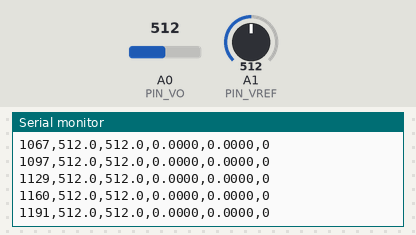
The sketch below on a simulated Arduino Uno, built with avr-gcc and run on an emulated ATmega328P. Shown: the last lines printed to the serial monitor. The inputs (shaded band) are chosen by the test bench; at power-on: A0 (PIN_VO) = 512, A1 (PIN_VREF) = 512.

Above: at 1.2 s.
1.3 s: A0 (PIN_VO) set to 9
At 1.8 s:
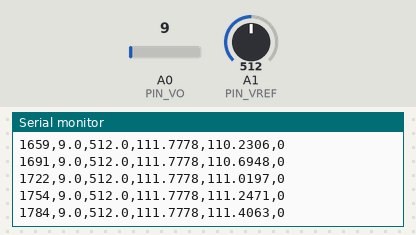
2.8 s: A0 (PIN_VO) set to 6
At 3.3 s:
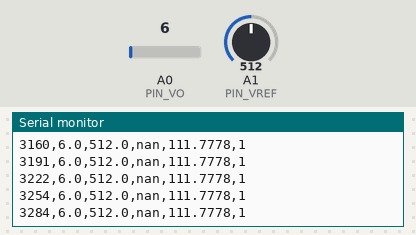
Timing chart, 0 to 5.8 s (numbered marks = the images above; inputs shaded):
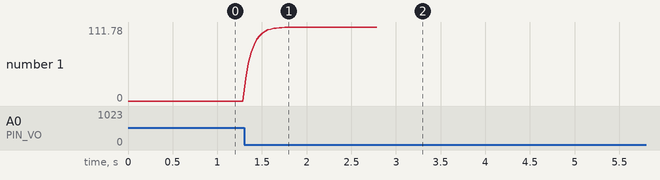

The sketch:

eda_logger.ino
```cpp
/*
  EDA logger for the auto-bias front end in Poh, Swenson & Picard, IEEE TBME 2010 (Fig. 10a).

  Wiring (3.3 V board assumed):
    Vo  (op-amp pin 1)               -> PIN_VO
    Vcc/2 node (divider, pin 5)      -> PIN_VREF   (optional, see USE_VREF_CHANNEL)
    GND of the circuit               -> board GND
    3.3 V rail of the circuit        -> board 3V3

  Math (derived from the circuit at DC, ideal op-amps; not stated in the paper):
    Vo = Vcc / (2 + G*R1)   ->   G = (Vcc/Vo - 2) / R1
  With the Vcc/2 node measured on a second channel, Vcc/Vo = 2*ref/Vo, so
    G = 2*(ref/Vo - 1) / R1
  and the ADC reference voltage drops out of the calculation entirely.

  Output: CSV at SAMPLE_HZ over Serial at 115200 baud.
    ms, adc_vo, adc_ref, G_uS_raw, G_uS_filtered, status
  status: 0 = ok, 1 = Vo reading too low (conductance above the usable range)
*/

// ---------------- Pins ----------------
#define PIN_VO   A0
#define PIN_VREF A1          // Vcc/2 reference node
#define USE_VREF_CHANNEL 1   // 1: ratiometric using PIN_VREF (recommended). 0: assume ADC reference == Vcc.

// ---------------- Circuit constants ----------------
const float R1_OHMS = 1.0e6f;   // measure your actual R1 with a multimeter and enter it here

// ---------------- Sampling ----------------
const uint16_t SAMPLE_HZ  = 32;   // the paper used 32 Hz
const uint8_t  OVERSAMPLE = 16;   // readings averaged per sample, reduces ADC noise
const float    EMA_ALPHA  = 0.3f; // software smoothing, 1.0 = off. Hardware already low-passes at ~1.6 Hz.

// ---------------- Calibration (see notes) ----------------
// G_reported = CAL_GAIN * G_computed + CAL_OFFSET_US
const float CAL_GAIN      = 1.0f;
const float CAL_OFFSET_US = 0.0f;

// ---------------- ADC setup ----------------
#if defined(ARDUINO_ARCH_AVR)
  const uint8_t ADC_BITS = 10;   // classic Uno/Nano: 10-bit
#else
  const uint8_t ADC_BITS = 12;   // nRF52, SAMD, RP2040, ESP32, etc.
#endif
const uint16_t ADC_MAX = (1u << ADC_BITS) - 1;
const uint16_t LOW_COUNT_LIMIT = 8;   // Vo below this many counts is treated as out of range

static float readAveraged(uint8_t pin) {
  (void)analogRead(pin);              // throwaway read lets the ADC input settle after a mux change
  uint32_t sum = 0;
  for (uint8_t i = 0; i < OVERSAMPLE; i++) sum += analogRead(pin);
  return (float)sum / OVERSAMPLE;
}

static uint32_t nextTickUs;
static float    filtered = NAN;

void setup() {
  Serial.begin(115200);
  while (!Serial && millis() < 3000) {}   // wait briefly for USB serial boards

#if defined(ARDUINO_ARCH_AVR)
  // On an Uno/Nano, feed 3.3 V to the AREF pin and use it as the reference
  // so the ADC range matches the 3.3 V circuit.
  analogReference(EXTERNAL);
#else
  analogReadResolution(ADC_BITS);
#endif

  Serial.println(F("ms,adc_vo,adc_ref,G_uS_raw,G_uS_filtered,status"));
  nextTickUs = micros();
}

void loop() {
  // fixed-rate timing, robust to micros() rollover
  if ((int32_t)(micros() - nextTickUs) < 0) return;
  nextTickUs += 1000000UL / SAMPLE_HZ;

  float cVo = readAveraged(PIN_VO);

#if USE_VREF_CHANNEL
  float cRef = readAveraged(PIN_VREF);
#else
  float cRef = ADC_MAX / 2.0f;   // assumes ADC full scale == Vcc, so the Vcc/2 node reads half scale
#endif

  uint8_t status = 0;
  float g_uS = NAN;

  if (cVo < LOW_COUNT_LIMIT) {
    status = 1;                  // Vo is essentially at ground: far above the usable range
  } else {
    float ratio = cRef / cVo;                         // = Vcc / (2 * Vo)
    float g_siemens = 2.0f * (ratio - 1.0f) / R1_OHMS;
    g_uS = g_siemens * 1.0e6f;
    g_uS = CAL_GAIN * g_uS + CAL_OFFSET_US;
    if (g_uS < 0) g_uS = 0;      // tiny negatives are noise or offset near open circuit
  }

  if (!isnan(g_uS)) {
    filtered = isnan(filtered) ? g_uS : (EMA_ALPHA * g_uS + (1.0f - EMA_ALPHA) * filtered);
  }

  Serial.print(millis());       Serial.print(',');
  Serial.print(cVo, 1);         Serial.print(',');
  Serial.print(cRef, 1);        Serial.print(',');
  Serial.print(g_uS, 4);        Serial.print(',');
  Serial.print(filtered, 4);    Serial.print(',');
  Serial.println(status);
}
```

Measured:
- the behaviour switches between 8 and 7 on A0 (PIN_VO) (found by bisection; images 1 and 2)
